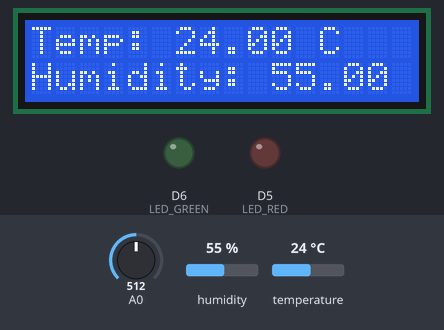
Bench run of a program on a simulated ESP8266 (NodeMCU). Parts: 16×2 character LCD, output pins drawn as LEDs (lit = HIGH). The test bench sets the inputs (shaded band); at power-on: humidity 55 %, A0 = 512, temperature 24 °C. WiFi joins after 1.5 s; servers stay silent unless stated; network time is answered at once with the bench clock; the local clock reads 2024-03-15 10:24:30 at power-on unless the program sets it; what the program prints to the serial monitor is not drawn.

Above: at 3.6 s.
3.7 s: humidity set to 22 %
At 10.2 s:
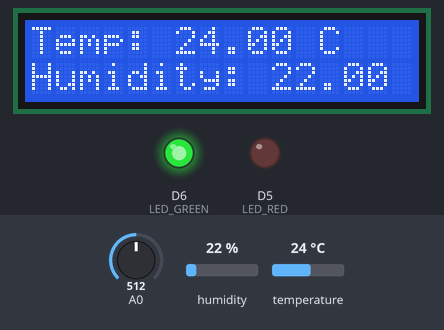
10.5 s: A0 set to 716
At 12.8 s:
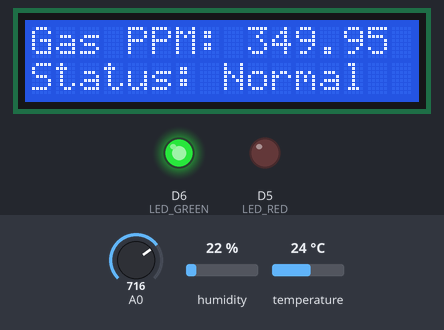
16.5 s: temperature set to 12 °C
At 22.1 s:
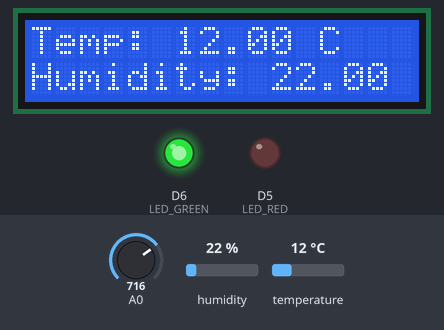
24.5 s: A0 set to 418
At 31.2 s:
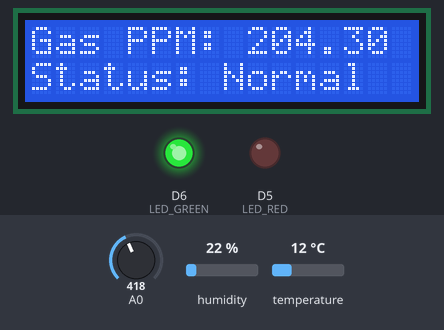
31.5 s: A0 set to 397
At 37.1 s:
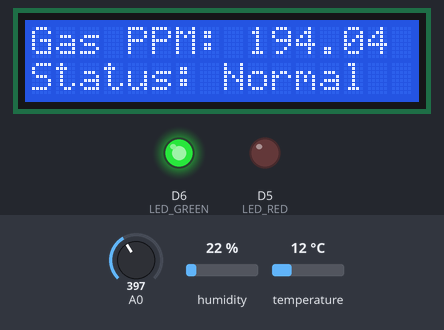
39.5 s: humidity set to 40 %
At 46.4 s:
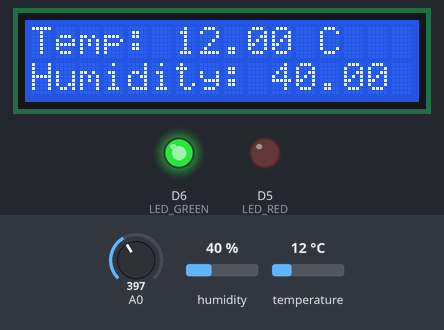
Timing chart, 0 to 47.5 s (numbered marks = the images above; inputs shaded):
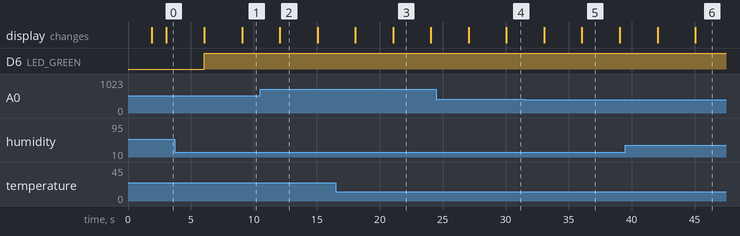

Measured:
- after the input at 3.7 s, the display: first differs from a run without the input after 5.4 s (image 1)
- after the input at 10.5 s, the display: changes after 1.6 s (image 2)
- after the input at 16.5 s, the display: first differs from a run without the input after 4.6 s (image 3)
- after the input at 24.5 s, the display: first differs from a run without the input after 5.6 s (image 4)
- after the input at 31.5 s, the display: first differs from a run without the input after 4.6 s (image 5)
- after the input at 39.5 s, the display: first differs from a run without the input after 5.6 s (image 6)
- what the display in image 2 shows lasts 3.0 s, from 12.1 s to 15.1 s

The program:

main.cpp
```cpp
#define BLYNK_TEMPLATE_ID ""
#define BLYNK_TEMPLATE_NAME ""
#define BLYNK_AUTH_TOKEN ""

#include <Wire.h>
#include <LiquidCrystal_I2C.h>
#include <DHT.h>
#include <Arduino.h>
#include <Adafruit_Sensor.h>
#include <WiFiManager.h>
#include <WiFiClientSecure.h>
#include <BlynkSimpleEsp8266.h>
#include <TimeLib.h>
#include <NTPClient.h>
#include <WiFiUdp.h>

LiquidCrystal_I2C lcd(0x27, 16, 2);

#define DHTPIN 2
#define DHTTYPE DHT11
DHT dht(DHTPIN, DHTTYPE);

#define LED_GREEN D6
#define LED_RED D5
#define BUZZER_PIN D7

const char *LINE_TOKEN = "";
const int GAS_THRESHOLD = 200;

WiFiUDP udp;
NTPClient timeClient(udp, "pool.ntp.org", 25200, 60000); // UTC+7
const char *host = "script.google.com";
const int httpsPort = 443;

String GAS_ID = ""; //--> spreadsheet script ID

enum State
{
  NORMAL,
  WARNING
};
State currentState;

float humidityValues[10];
float temperatureValues[10];
float gasValues[10];
int dataIndex = 0;

static unsigned long lastDisplayTime = 0;
static unsigned long lastLineNotifyTime = 0;
static bool showGas = true;
unsigned long currentMillis = millis();

float humidity, temperature, gasValue;
void sendLineNotify(const String &message);
void readSensors(float &humidity, float &temperature, float &gasValue);
void updateDisplayAndState(float gasValue, float temperature, float humidity, bool showGas);
String getTimeInThailand();
void sendData(float gasValue, float temperature, float humidity);

void setup()
{
  Serial.begin(115200);
  WiFiManager wm;
  //wm.resetSettings();
  wm.autoConnect("OHMESP", "password");
  Serial.println("Connected to WiFi");

  Blynk.begin(BLYNK_AUTH_TOKEN, WiFi.SSID().c_str(), WiFi.psk().c_str());
  lcd.init();
  lcd.backlight();
  dht.begin();

  pinMode(LED_GREEN, OUTPUT);
  pinMode(LED_RED, OUTPUT);
  pinMode(BUZZER_PIN, OUTPUT);

  timeClient.begin();  // Start NTP client
  timeClient.update(); // Update time

  currentState = NORMAL;
}

void loop()
{
  Blynk.run();
  unsigned long currentMillis = millis(); // Capture the current time once

  if (currentState == NORMAL)
  {
    if (currentMillis - lastDisplayTime >= 3000)
    {
      lastDisplayTime = currentMillis;
      showGas = !showGas;

      readSensors(humidity, temperature, gasValue);

      Blynk.virtualWrite(V2, gasValue);
      Blynk.virtualWrite(V0, temperature);
      Blynk.virtualWrite(V1, humidity);

      updateDisplayAndState(gasValue, temperature, humidity, showGas);
      sendData(gasValue, temperature, humidity); // Send data to Google Sheets

      // Transition to WARNING state if gasValue exceeds the threshold
      if (gasValue > GAS_THRESHOLD)
      {
        currentState = WARNING;
        return; // Exit the loop to enter WARNING state in next iteration
      }

      // Send LINE notification if it's time to do so
      if (currentMillis - lastLineNotifyTime >= 30000)
      { // Every 30 seconds
        lastLineNotifyTime = currentMillis;
        String currentTime = getTimeInThailand();
        sendLineNotify("Status: Normal  Gas PPM: " + String(gasValue) +
                       " Temp: " + String(temperature) + " Humidity: " +
                       String(humidity) + " Time: " + currentTime);
      }
    }
  }
  else if (currentState == WARNING)
  {
    // Handle WARNING state logic here
    if (currentMillis - lastLineNotifyTime >= 30000)
    { // Every 30 seconds
      lastLineNotifyTime = currentMillis;
      String currentTime = getTimeInThailand();
      sendLineNotify("badddd  Gas PPM: " + String(gasValue) +
                     " Temp: " + String(temperature) + " Humidity: " +
                     String(humidity) + " Time: " + currentTime);
    }
    currentState = NORMAL;
  }
}

void sendLineNotify(const String &message)
{
  WiFiClientSecure client;
  client.setInsecure();

  if (!client.connect("notify-api.line.me", 443))
  {
    Serial.println("Connection to LINE failed");
    return;
  }

  String payload = "message=" + message;
  client.print(String("POST /api/notify HTTP/1.1\r\n") +
               "Host: notify-api.line.me\r\n" +
               "Authorization: Bearer " + String(LINE_TOKEN) + "\r\n" +
               "Content-Type: application/x-www-form-urlencoded\r\n" +
               "Content-Length: " + String(payload.length()) + "\r\n" +
               "Connection: close\r\n\r\n" + payload);

  Serial.println("Message sent to LINE: " + message);
}

void readSensors(float &humidity, float &temperature, float &gasValue)
{
  humidity = dht.readHumidity();
  temperature = dht.readTemperature();

  if (isnan(humidity) || isnan(temperature))
  {
    Serial.println("Failed to read from DHT sensor!");
    return;
  }

  int sensorValue = analogRead(A0);
  float voltage = sensorValue * (5.0 / 1023.0);
  gasValue = voltage * 100;

  // Store values in arrays
  humidityValues[dataIndex] = humidity;
  temperatureValues[dataIndex] = temperature;
  gasValues[dataIndex] = gasValue;
  dataIndex = (dataIndex + 1) % 10; // Circular buffer
}

void updateDisplayAndState(float gasValue, float temperature, float humidity, bool showGas)
{
  lcd.clear();
  if (!showGas)
  {
    lcd.setCursor(0, 0);
    lcd.print("Temp: ");
    lcd.print(temperature);
    lcd.print(" C");

    lcd.setCursor(0, 1);
    lcd.print("Humidity: ");
    lcd.print(humidity);
    lcd.print(" %");
  }
  else
  {
    lcd.setCursor(0, 0);
    lcd.print("Gas PPM: ");
    lcd.print(gasValue);
    if (currentState == WARNING)
    {
      lcd.setCursor(0, 1);
      lcd.print("WARNING: DANGER!");
      digitalWrite(LED_RED, HIGH);
      digitalWrite(LED_GREEN, LOW);
      tone(BUZZER_PIN, 1000);
      sendLineNotify("WARNING: DANGER! Gas PPM: " + String(gasValue) +
                     " Temp: " + String(temperature) + " Humidity: " + String(humidity));
      Blynk.virtualWrite(V3, 1); // Turn on RED LED
      Blynk.virtualWrite(V4, 0); // Turn off GREEN LED
    }
    else if (currentState == NORMAL)
    {
      lcd.setCursor(0, 1);
      lcd.print("Status: Normal");
      digitalWrite(LED_GREEN, HIGH);
      digitalWrite(LED_RED, LOW);
      noTone(BUZZER_PIN);
      Blynk.virtualWrite(V3, 0); // Turn off RED LED
      Blynk.virtualWrite(V4, 1); // Turn on GREEN LED
    }
  }
}

String getTimeInThailand()
{
  timeClient.update();                    // Update time
  time_t now = timeClient.getEpochTime(); // Get Epoch time
  char buffer[80];
  strftime(buffer, sizeof(buffer), "%Y-%m-%d %H:%M:%S", localtime(&now)); // Use localtime to adjust time
  return String(buffer);
}

void sendData(float gasValue, float temperature, float humidity)
{
  Serial.println("==========");
  Serial.print("Connecting to ");
  Serial.println(host);

  WiFiClientSecure client;
  client.setInsecure();

  if (!client.connect(host, httpsPort))
  {
    Serial.println("Connection to Google Sheets failed");
    return;
  }

  String url = "/macros/s/" + GAS_ID + "/exec?temperature=" + String(temperature) + "&humidity=" + String(humidity) + "&gasValue=" + String(gasValue);
  Serial.print("Requesting URL: ");
  Serial.println(url);

  client.print(String("GET ") + url + " HTTP/1.1\r\n" +
               "Host: " + host + "\r\n" +
               "User-Agent: BuildFailureDetectorESP8266\r\n" +
               "Connection: close\r\n\r\n");
  Serial.println("Request sent");
}
```
